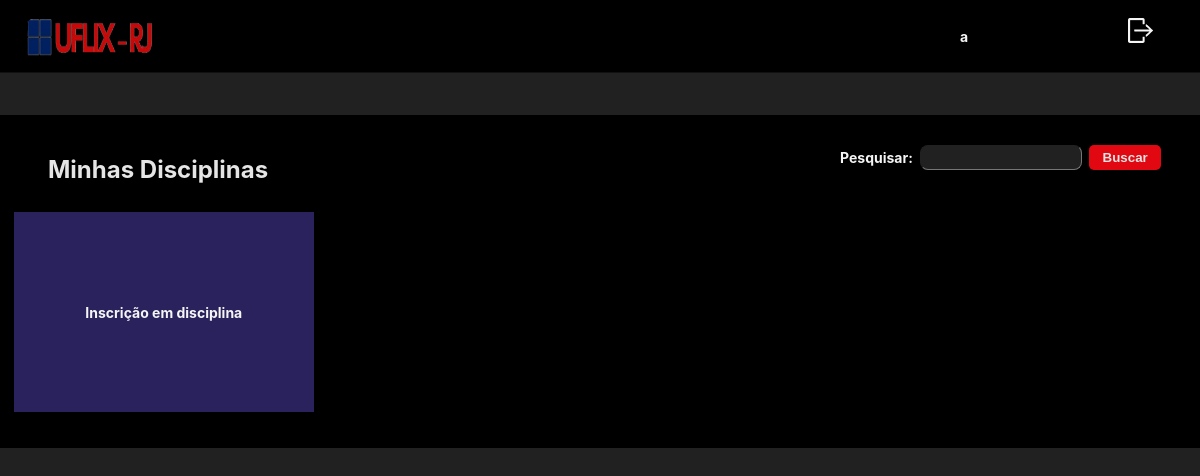
The app's page /materia (signed in), older data.
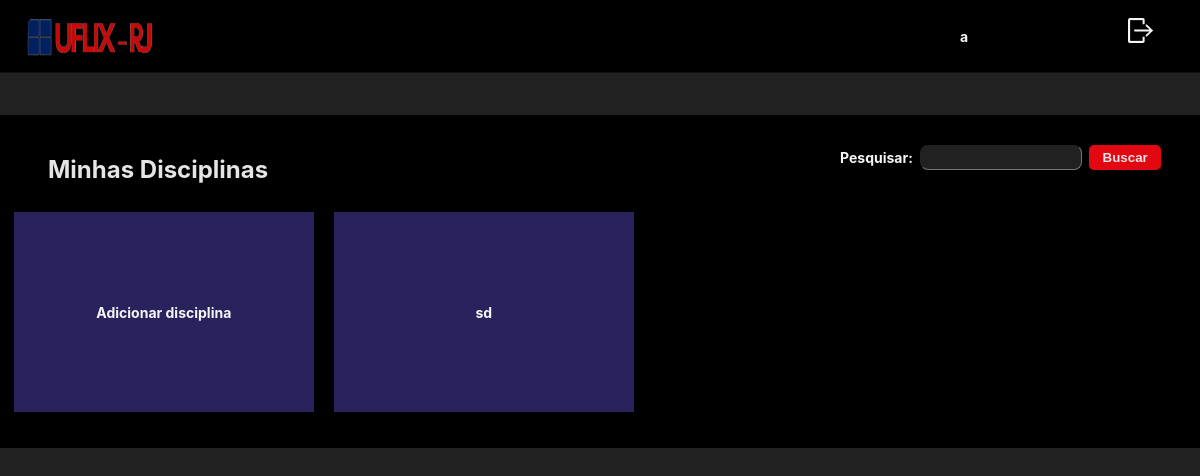
The same page, newer data.
### app/criar_disciplina/model.py (models this page shows, shortened)
class CriarDisciplina(BaseModel):
    __tablename__ = "criardisciplina"
    id = db.Column(db.Integer, primary_key=True)
    materia = db.Column(db.String(50), nullable=False)
    periodo = db.Column(db.String(50), nullable=False)
    codigo_materia = db.Column(db.String(5), nullable=False)
    codigo_turma = db.Column(db.String(5), nullable=False, unique = True)
    video = db.relationship("Video")
    user_id = db.Column(db.Integer, db.ForeignKey('user.id'))

### app/minhas_disciplinas/controllers.py (the view)
class MinhasDisciplinas(MethodView): #/materia
    def get(self):
        user = current_user.id
        materia = CriarDisciplina.query.filter_by(user_id = user) #Accessing the data in database
        return render_template("Minhasdisciplinas/MinhasDisciplinas.html", materias=materia)

### app/templates/Minhasdisciplinas/MinhasDisciplinas.html (shortened to what this page needs)
<html>
    <head>
        <link href="{{ url_for ('static', filename='materias.css')}}" rel="stylesheet">
    </head>
    <body>
        <div id = "header">
            <img src="../../static/imagens/logo.png" alt="Minerva" class= "m-image">
            <div  id= "p">
                <div id= "profile-box">
                    <p id = "profileName">{{current_user.nome}}</p>
                </div>
                <a href="/logout" id= "leave">
                    <img src="../../static/imagens/logout (1) 1.png" alt="leave">
                </a>
            </div>
        </div>
        <div id = "main">
        <div id= "header2">
           <h1>Minhas Disciplinas</h1>
           <div id = "search">
                <p id = "profileName">Pesquisar:</p>
                <input type="text" class="input">
                <input type = "submit" id = "button" value="Buscar">
            </div>
        </div>
        <div id = "materias">
            <div class ="materia-container" id = "ad">
            {% if current_user.classe == 1 %}
                <a href='/criardisciplina'>
                    <p id="profileName">Adicionar disciplina</p>
                </a>
            {% else %}
                <a href='/inscricaodisciplina '>
                    <p id="profileName">Inscrição em disciplina</p>
                </a>
            {% endif %}
            </div>
            {%for materia in materias %}
            <div class="materia-container" id="ad" ><a href = '/materia/{{materia.id}}'><p class="profileName">   {{materia.materia}}   </p></a></div>
            {% endfor %}
        </div>
        </div>
    </body>
</html>

Row changes from the older to the newer data that the page shows:
changed User: classe False → True (drawn)
now on this page (row edited): CriarDisciplina: materia "sd"
Text that changed along with them:
text no longer shown: "Inscrição em disciplina"
text now shown: "Adicionar disciplina"
